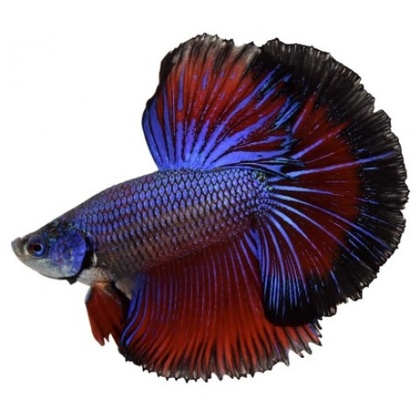
%> input picture Pratica/lim_peixe/peixebetta.jpg, 420 x 420 px, shrunk from 500 x 500 before the run
$ octave limpeixe.m   (GNU Octave 9; MATLAB toolbox functions it lacks are replaced by stand-ins)
%> lines starting %> are read from the running program, lines starting %| are printed output that depends on the picture; in (x1, y1, x2, y2) boxes, pixels count from 0 and x2, y2 are one past the last pixel; in counts of white or black regions, pixels touching at a corner belong together; the program's own positions count from 1
close all
clear all

pkg load image

im = imread('peixebetta.jpg');
%> im is the input picture: size 420x420x3 uint8; mean R, G, B 160.4, 147.6, 157.4
imGray = rgb2gray(im);
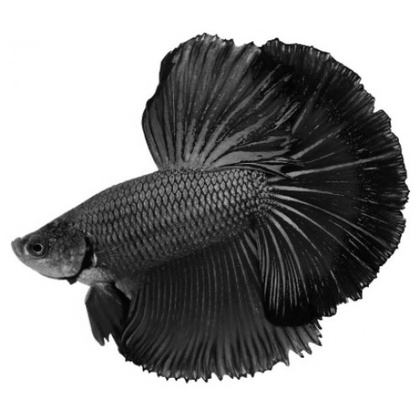
%> imGray: size 420x420 uint8; min 1, max 255, mean 152.5

figure(1)
imshow(imGray)

h = imhist(imGray);
%> h = 256 values, max 78792 at index 256, min 0 at index 1, mean 689.1
hLinha(1,:) = h(:,1);
figure(2)
plot(hLinha)
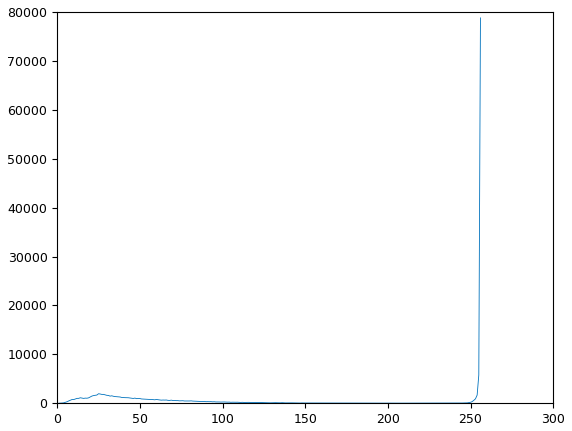
%> figure redrawn from the program's plot data; curve peaks at x = 256, y = 78792

limiar = 150;

imSaida = imGray;

for(i = 1:size(imGray,1))
  for(j = 1:size(imGray,2))
    if(imGray(i,j) <= limiar)
      imSaida(i,j) = 255;
    else
      imSaida(i,j) = 0;
    endif
  endfor
endfor
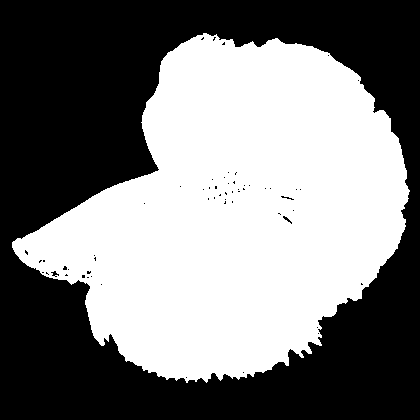
%> imSaida: size 420x420 uint8; 48.9% white; 1 white region, box (x1, y1, x2, y2) and area: (12, 33, 410, 383) 86177

figure(3)
imshow(imSaida)
